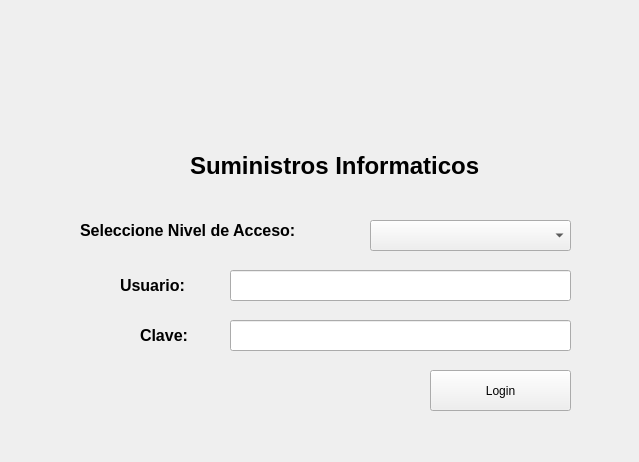
<?xml version="1.0" encoding="UTF-8"?>
<ui version="4.0">
 <class>loginForm</class>
 <widget class="QWidget" name="loginForm">
  <property name="geometry">
   <rect>
    <x>0</x>
    <y>0</y>
    <width>639</width>
    <height>462</height>
   </rect>
  </property>
  <property name="windowTitle">
   <string>Login</string>
  </property>
  <property name="windowIcon">
   <iconset>
    <normaloff>../assetes/icons/login.png</normaloff>../assetes/icons/login.png</iconset>
  </property>
  <widget class="QComboBox" name="selectTypeUserComboBox">
   <property name="geometry">
    <rect>
     <x>370</x>
     <y>220</y>
     <width>201</width>
     <height>31</height>
    </rect>
   </property>
  </widget>
  <widget class="QLineEdit" name="userLineEdit">
   <property name="geometry">
    <rect>
     <x>230</x>
     <y>270</y>
     <width>341</width>
     <height>31</height>
    </rect>
   </property>
  </widget>
  <widget class="QPushButton" name="loginButton">
   <property name="geometry">
    <rect>
     <x>430</x>
     <y>370</y>
     <width>141</width>
     <height>41</height>
    </rect>
   </property>
   <property name="cursor">
    <cursorShape>PointingHandCursor</cursorShape>
   </property>
   <property name="text">
    <string>Login</string>
   </property>
  </widget>
  <widget class="QLabel" name="Titlelabel">
   <property name="geometry">
    <rect>
     <x>190</x>
     <y>130</y>
     <width>371</width>
     <height>71</height>
    </rect>
   </property>
   <property name="font">
    <font>
     <family>Arial</family>
     <pointsize>18</pointsize>
     <weight>75</weight>
     <bold>true</bold>
    </font>
   </property>
   <property name="text">
    <string>Suministros Informaticos</string>
   </property>
  </widget>
  <widget class="QLabel" name="label">
   <property name="geometry">
    <rect>
     <x>120</x>
     <y>270</y>
     <width>91</width>
     <height>31</height>
    </rect>
   </property>
   <property name="font">
    <font>
     <family>Arial</family>
     <pointsize>12</pointsize>
     <weight>75</weight>
     <bold>true</bold>
    </font>
   </property>
   <property name="text">
    <string>Usuario:</string>
   </property>
  </widget>
  <widget class="QLineEdit" name="paswordLineEdit">
   <property name="geometry">
    <rect>
     <x>230</x>
     <y>320</y>
     <width>341</width>
     <height>31</height>
    </rect>
   </property>
  </widget>
  <widget class="QLabel" name="label_2">
   <property name="geometry">
    <rect>
     <x>140</x>
     <y>320</y>
     <width>61</width>
     <height>31</height>
    </rect>
   </property>
   <property name="font">
    <font>
     <family>Arial</family>
     <pointsize>12</pointsize>
     <weight>75</weight>
     <bold>true</bold>
    </font>
   </property>
   <property name="text">
    <string>Clave:</string>
   </property>
  </widget>
  <widget class="QPushButton" name="pushButton">
   <property name="geometry">
    <rect>
     <x>50</x>
     <y>50</y>
     <width>90</width>
     <height>90</height>
    </rect>
   </property>
   <property name="text">
    <string/>
   </property>
   <property name="icon">
    <iconset>
     <normaloff>../assetes/icons/gestion-de-datos.png</normaloff>../assetes/icons/gestion-de-datos.png</iconset>
   </property>
   <property name="iconSize">
    <size>
     <width>90</width>
     <height>90</height>
    </size>
   </property>
   <property name="flat">
    <bool>true</bool>
   </property>
  </widget>
  <widget class="QLabel" name="label_3">
   <property name="geometry">
    <rect>
     <x>80</x>
     <y>215</y>
     <width>271</width>
     <height>31</height>
    </rect>
   </property>
   <property name="font">
    <font>
     <family>Arial</family>
     <pointsize>12</pointsize>
     <weight>75</weight>
     <bold>true</bold>
    </font>
   </property>
   <property name="text">
    <string>Seleccione Nivel de Acceso:</string>
   </property>
  </widget>
  <widget class="QLabel" name="mensageLogin">
   <property name="geometry">
    <rect>
     <x>210</x>
     <y>30</y>
     <width>371</width>
     <height>71</height>
    </rect>
   </property>
   <property name="font">
    <font>
     <family>Arial</family>
     <pointsize>18</pointsize>
     <weight>75</weight>
     <bold>true</bold>
    </font>
   </property>
   <property name="text">
    <string/>
   </property>
  </widget>
 </widget>
 <resources/>
 <connections/>
</ui>
